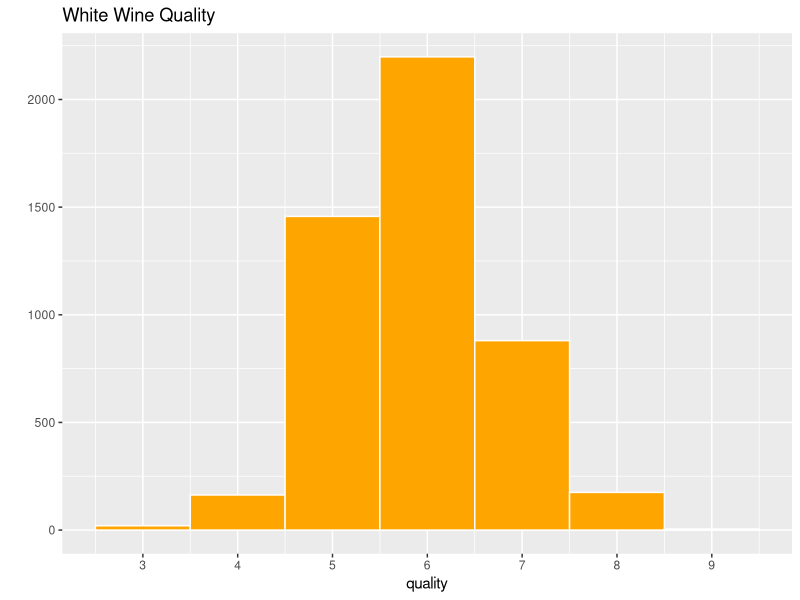
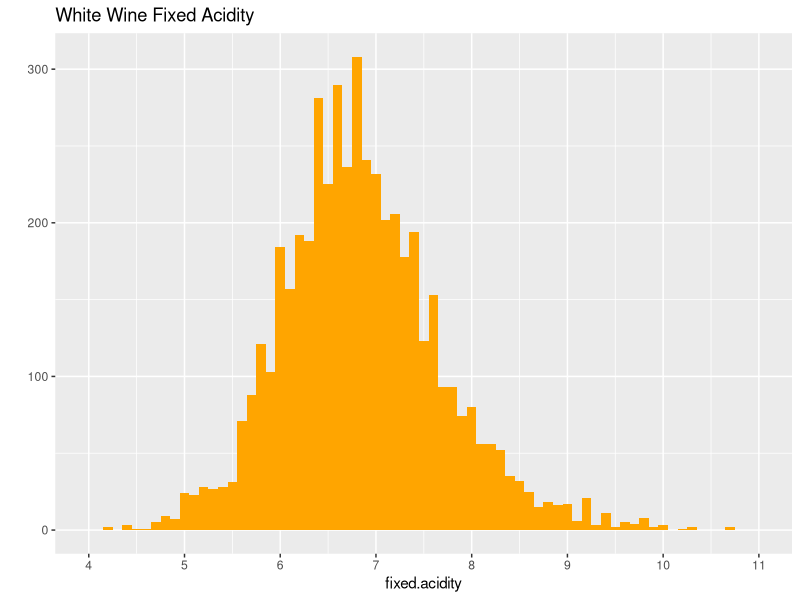
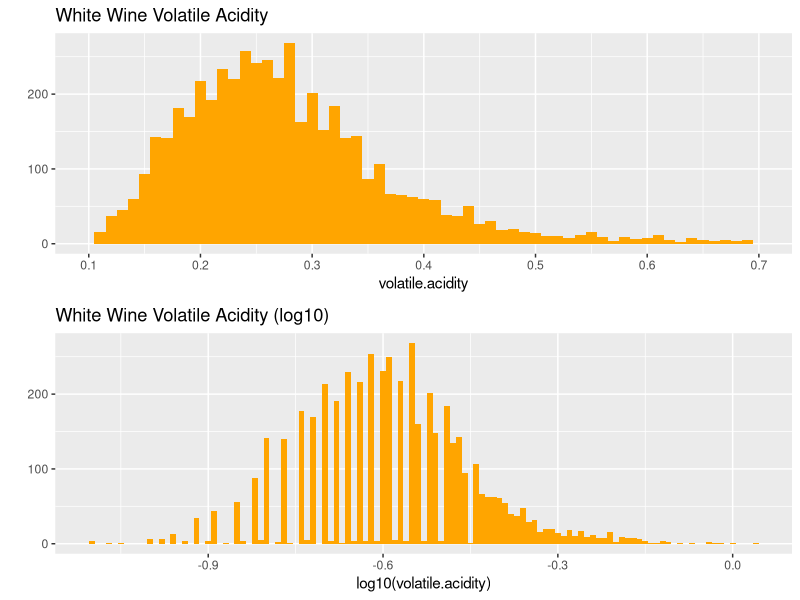
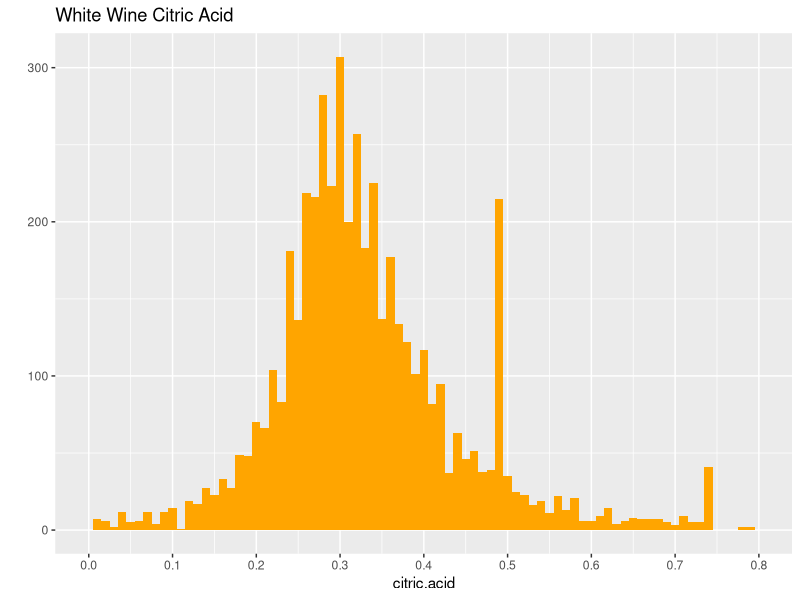
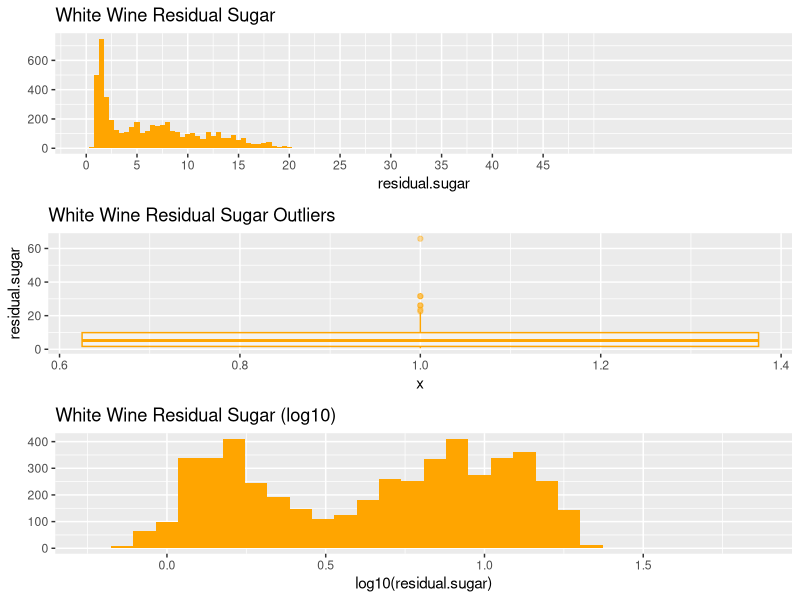
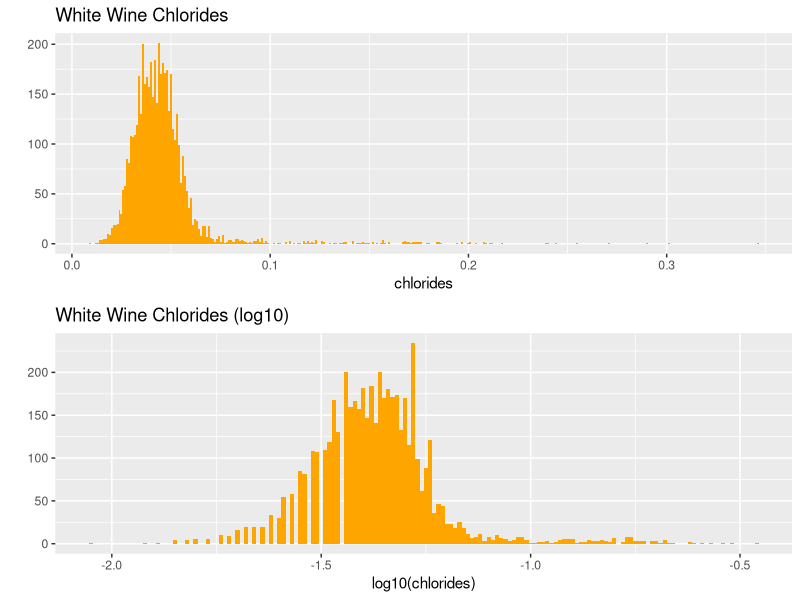
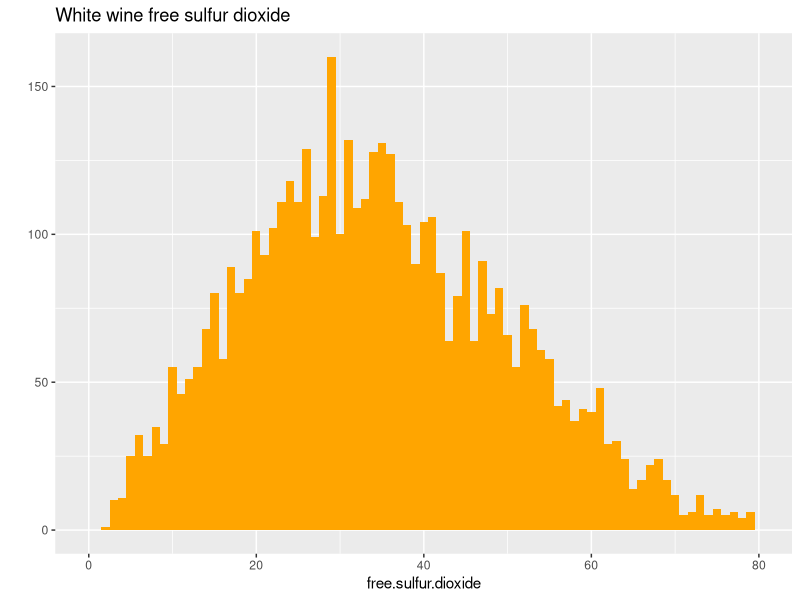
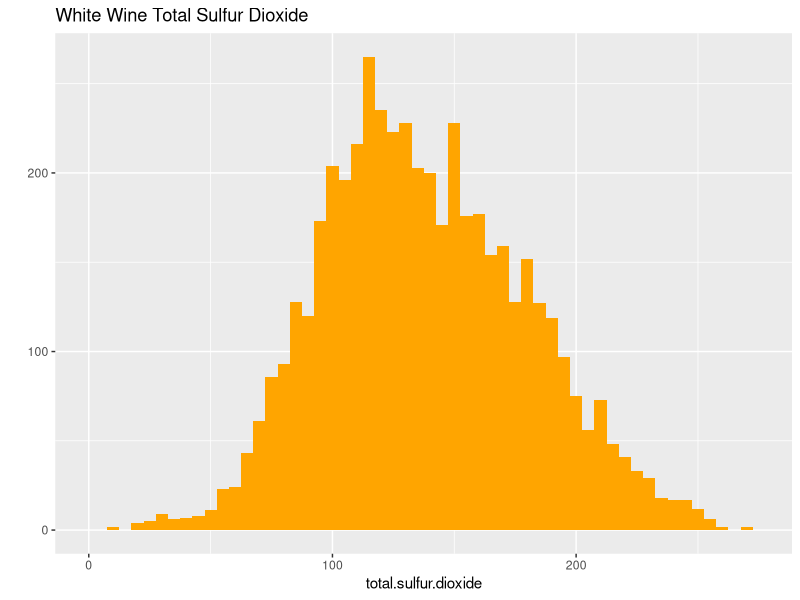

Recreate these plots in R, in order.
## ---- chunk 1
# Load all of the packages that you end up using in your analysis in this code chunk.

library(ggplot2)
library(knitr)
library(dplyr)
library(gridExtra)
library(corrplot)
library(GGally)
library(psych)
library(reshape)
library(memisc)

# knitr: Suppress code/messages/warnings 
#        Set default plot options and center them
knitr::opts_chunk$set(fig.width=9,fig.height=5,fig.path='Figs/',
                      fig.align='center',tidy=TRUE,
                      echo=FALSE,warning=FALSE,message=FALSE)
## ---- chunk 2
# Load the Data
white_wine = read.csv('wineQualityWhites.csv')

white_wine$X <- NULL

head(white_wine)

# Quick summary about our set
summary(white_wine)
## ---- chunk 3

# Start the quick data exploration, we'll start with our target variable (quality)

#Histogram - Quality

qplot(x = quality, data = white_wine, fill = I('orange'), 
      binwidth = 1, color=I('white')) +
  scale_x_continuous(breaks = c(3, 4, 5, 6, 7, 8, 9)) +
  ggtitle('White Wine Quality')

summary(white_wine$quality)

## ---- chunk 4
#Histogram - Fixed Acidity

qplot(x = fixed.acidity, data = white_wine, binwidth = 0.1,
      fill = I('orange')) +
  scale_x_continuous(breaks = c(4, 5, 6, 7, 8, 9, 10, 11),
                     limits = c(4, 11)) +
  ggtitle('White Wine Fixed Acidity')

## ---- chunk 5
#Histogram - Volatile Acidity 
#Histogram - Volatile Acidity with Log Transformation

p1 <- qplot(x = volatile.acidity, data = white_wine, 
            binwidth = 0.01, fill = I('orange')) +
  scale_x_continuous(breaks = c(0.1, 0.2, 0.3, 0.4, 0.5, 0.6, 0.7), 
                     limits = c(0.1, 0.7)) +
  ggtitle('White Wine Volatile Acidity')


p2 <- qplot(x = log10(volatile.acidity), data = white_wine,
            binwidth = 0.01, fill = I('orange')) +
  ggtitle('White Wine Volatile Acidity (log10)')

grid.arrange(p1, p2, ncol = 1)
  
## ---- chunk 6
#Histgram - Critic Acid

qplot(x = citric.acid, data = white_wine, binwidth = 0.01, 
      fill = I('orange')) +
  scale_x_continuous(
    breaks = c(0.0, 0.1, 0.2, 0.3, 0.4, 0.5, 0.6, 0.7, 0.8), 
    limits = c(0.0, 0.8)) +
  ggtitle('White Wine Citric Acid')

## ---- chunk 7
#Histogram, Box Plot, Histogram with Log Transformation for Residual Sugar

p3 <- qplot(x = residual.sugar, data = white_wine, 
            fill = I('orange'), binwidth = 0.5) +
  scale_x_continuous(breaks = seq(from = 0, to = 45, by = 5)) +
  ggtitle('White Wine Residual Sugar')

p4 <- ggplot(aes(x = 1, y = residual.sugar), data = white_wine, 
             fill = I('orange')) +
  geom_boxplot(alpha = 0.4, color = 'orange') +
  ggtitle('White Wine Residual Sugar Outliers')

p5 <- qplot(x = log10(residual.sugar), data = white_wine,
            fill = I("orange")) +
  ggtitle('White Wine Residual Sugar (log10)')

grid.arrange(p3, p4, p5, ncol = 1)
## ---- chunk 8
#Histogram - Chlorides
#Histogram - Chlorides with Log Transformation

p6 <- qplot(x = chlorides, data = white_wine, binwidth = 0.001,
            fill = I('orange')) +
  ggtitle('White Wine Chlorides')

p7 <- qplot(x = log10(chlorides), data = white_wine, binwidth = 0.01, 
            fill = I('orange')) +
  ggtitle('White Wine Chlorides (log10)')

grid.arrange(p6, p7, ncol = 1)
## ---- chunk 9
#Histogram - Free Sulfur Dioxide

qplot(x = free.sulfur.dioxide, data = white_wine,
      binwidth = 1, fill = I('orange')) +
  xlim(0, 80) +
  ggtitle('White wine free sulfur dioxide')

## ---- chunk 10
#Histogram - Total Sulfur Dioxide

qplot(x = total.sulfur.dioxide, data = white_wine, 
      binwidth = 5, fill = I('orange')) +
  xlim(0, 275) +
  ggtitle('White Wine Total Sulfur Dioxide')

## ---- chunk 11
#Histogram - Density

qplot(x = density, data = white_wine, binwidth = 0.00005,
      fill = I('orange')) +
  xlim(0.9875, 1.005) +
  ggtitle('White Wine Density')

## ---- chunk 12
#Histogram - PH

qplot(x = pH, data = white_wine, binwidth = 0.01,
      fill = I('orange')) +
  ggtitle('White Wine PH')

## ---- chunk 13
#Histogram - Sulphates
# Histogram - Sulphates with Log Transformation

p8 <- qplot(x = sulphates, data = white_wine, binwidth = 0.01,
            fill = I('orange')) +
  ggtitle('White Wine Sulphates')

p9 <- qplot(x = log10(sulphates), data = white_wine, binwidth = 0.005, 
            fill = I("orange")) +
  ggtitle('White Wine Sulphates (log10)')

grid.arrange(p8, p9, ncol = 1)
## ---- chunk 14
#Histogram - Alcohol
#Histogram - Alcohol with Log Transformation
#Histogram - Alcohol with Sqrt Transformation

p10 <- qplot(x = (alcohol), data = white_wine, binwidth = 0.1, 
      fill = I('orange')) +
  ggtitle('White Wine Alcohol')

p11 <- qplot(x = log10(alcohol), data = white_wine, binwidth = 0.005, 
            fill = I('orange')) +
  ggtitle('White Wine alcohol (log10)')

p12 <- qplot(x = sqrt(alcohol), data = white_wine, binwidth = 0.005, 
            fill = I('orange')) +
  ggtitle('White Wine  Alcohol (sqrt)')

grid.arrange(p10, p11, p12, ncol = 1)

## ---- chunk 15
#Correlation Matrix

cor_mat <- cor(white_wine)
corrplot(cor_mat, method = "circle", title = "Correlation Matrix", 
         mar=c(0,0,1,0)) 

## ---- chunk 16
#Box Plot - Quality vs. Volatile Acidity

white_wine$factor.quality <- factor(white_wine$quality)

ggplot(aes(factor.quality, volatile.acidity), data = white_wine) + 
  geom_boxplot(color = 'orange', alpha = .4) + 
  geom_jitter(alpha = 0.4) +
  stat_summary(fun.y = mean, geom = 'point', shape = 4) +
  ggtitle('Quality vs. Volatile Acidity')

## ---- chunk 17
#Statistic summary for volatile acidity grouped by quality

describeBy(white_wine$volatile.acidity, group = white_wine$quality, mat=T)

## ---- chunk 18
#Scatter Plot with smooth line for Quality vs. Chlorides

ggplot(aes(quality, chlorides), data = white_wine) + 
  geom_point(alpha = 1/5, color = 'orange') +
  geom_jitter(alpha = 0.4) +
  scale_x_continuous(breaks = 2:10) +
  geom_smooth(method = "lm", se = FALSE, size=1, color = 'blue') +
  ylim (quantile(white_wine$chlorides, 0), 
        quantile(white_wine$chlorides, 0.95)) +
  ggtitle('Quality vs. Chlorides (chlorides outliers removed)')

## ---- chunk 19
#Box Plot for Quality vs. Total Sulfur Dioxide

ggplot(aes(factor.quality, total.sulfur.dioxide), data = white_wine) + 
  geom_jitter(alpha = 0.4) +
  geom_boxplot(color = 'orange', alpha = .4) + 
  stat_summary(fun.y = mean, geom = 'point', shape = 4) +
  ggtitle('Quality vs. Total Sulfur Dioxide')

## ---- chunk 20
#Statistic summary for total sulfur dioxide grouped by quality

describeBy(white_wine$total.sulfur.dioxide, group = white_wine$quality, mat=T)

## ---- chunk 21
# Scatter Plot with mean trending line for Quality vs. Density

ggplot(aes(quality, density), data = white_wine) + 
  geom_point(alpha = 1/5, color = 'orange') +
  geom_jitter(alpha = 0.4) +
  scale_x_continuous(breaks = 2:10) +
  ylim (quantile(white_wine$density, 0),
        quantile(white_wine$density, 0.95)) + 
  geom_line(stat = 'summary', fun.y = mean) +
  ggtitle('Quality vs. Density (density outliers removed)')

## ---- chunk 22
#Scatter Plot with mean trending line for quality vs. Alcohol

ggplot(aes(quality, alcohol), data = white_wine) + 
  geom_point(alpha = 0.2, color = 'orange') +
  geom_jitter(alpha = 0.4) +
  scale_x_continuous(breaks = 2:10) +
  geom_line(stat = 'summary', fun.y = mean) +
  ggtitle('Quality vs. Alcohol')

## ---- chunk 23
#Scatter Plot for Density vs. Alcohol
#Scatter Plot for Density vs. Residual Sugar
#Scatter Plot for Alcohol vs. Residual Sugar

p13 <- ggplot(aes(density, alcohol), data = white_wine) + 
  geom_point(color = 'orange') +
  xlim (quantile(white_wine$density, 0),
        quantile(white_wine$density, 0.95)) +
  geom_smooth(method = 'lm', color = 'blue') +
  ggtitle('Density vs. Alcohol (density outliers removed)')

p14 <- ggplot(aes(density, residual.sugar), data = white_wine) + 
  geom_point(color = 'orange') +
  xlim (quantile(white_wine$density, 0), 
        quantile(white_wine$density, 0.95)) +
  ylim (quantile(white_wine$residual.sugar, 0), 
        quantile(white_wine$residual.sugar, 0.95)) +
  geom_smooth(method = 'lm', color = 'blue') +
  ggtitle('Density vs. Residual Sugar (density/sugar outliers removed)')

p15 <- ggplot(aes(alcohol, residual.sugar), data = white_wine) + 
  geom_point(color = 'orange') +
  ylim (quantile(white_wine$residual.sugar, 0), 
        quantile(white_wine$residual.sugar, 0.95)) +
  geom_smooth(method = 'lm', color = 'blue') +
  ggtitle('Alcohol vs. Residual Sugar (residual sugar outliers removed)')

grid.arrange(p13, p14, p15, ncol = 1)

## ---- chunk 24
#Scatter Plot for PH vs. Fixed Acidity with mean trending line

ggplot(aes(pH, fixed.acidity), data = white_wine) + 
  geom_point(color = 'orange') +
  ylim (quantile(white_wine$fixed.acidity, 0),
        quantile(white_wine$fixed.acidity, 0.95)) +
  geom_line(stat = 'summary', fun.y = mean) +
  ggtitle('PH vs. Fixed Acidity (fixed acidity outliers removed)')

## ---- chunk 25
#Scatter Plot for Alcohol vs. Density colored with Quality, added smooth line

ggplot(aes(alcohol, density, color = factor(quality)), 
       data = white_wine) +
  geom_point(alpha = 0.8, size = 1) +
  geom_smooth(method = "lm", se = FALSE, size=1)  +
  scale_color_brewer(type='seq', guide=guide_legend(title='Quality')) +
  ylim (quantile(white_wine$density, 0), 
        quantile(white_wine$density, 0.95)) +
  scale_color_brewer(palette = "RdYlBu", name="Quality", 
                     direction=-1) +
  ggtitle('Alcohol vs. Density (density outliers removed)')

## ---- chunk 26
#Scatter Plot for Density vs. Alcohol colored with Quality

ggplot(aes(density, alcohol), data = white_wine) + 
  geom_point(aes(color = factor.quality)) +
  xlim (quantile(white_wine$density, 0), 
        quantile(white_wine$density, 0.95)) + 
  scale_color_brewer(palette = "RdYlBu", name="Quality", 
                     direction=-1) +
  ggtitle('Quality vs. Density (density outliers removed)')

## ---- chunk 27
#Scatter Plot for Density vs. Alcohol facet warp with Quality, added smooth line

ggplot(aes(density, alcohol), data = white_wine) + 
  geom_point(aes(color = factor.quality)) +
  xlim (quantile(white_wine$density, 0), 
        quantile(white_wine$density, 0.95)) + 
  facet_wrap(~factor.quality) +
  geom_smooth(method = "lm", se = FALSE, size=1)  +
  scale_color_brewer(palette = "RdYlBu", name="Quality", 
                     direction=-1) +
  ggtitle('Quality vs. Density facet wrap (density outliers removed)')

## ---- chunk 28
#Scatter Plot for Density vs. Residual Sugar Colored with Alcohol

ggplot(aes(density, residual.sugar, color = alcohol),
       data = white_wine) + 
  geom_point() +
  xlim (quantile(white_wine$density, 0), 
        quantile(white_wine$density, 0.95)) +
  ylim (quantile(white_wine$residual.sugar, 0),
        quantile(white_wine$residual.sugar, 0.95)) +
  scale_color_gradient2("Alcohol", 
                        midpoint = median(white_wine$alcohol)) +
  ggtitle('Density vs. Residual Sugar (density/sugar outliers removed)')

## ---- chunk 29
#Scatter Plot for PH vs. Fixed Acidity colored with Quality

ggplot(aes(pH, fixed.acidity, color = factor.quality), 
       data = white_wine) + 
  geom_point() +
  ylim (quantile(white_wine$fixed.acidity, 0), 
        quantile(white_wine$fixed.acidity, 0.95)) +
  scale_color_brewer(palette = "RdYlBu", name="Quality", 
                     direction=-1) +
  ggtitle('PH vs. Fixed Acidity (fixed acidity outliers removed)')

## ---- chunk 30
#Scatter Plot for PH vs. Fixed Acidity colored with Quality added smooth line

ggplot(aes(pH, fixed.acidity), data = white_wine) + 
  geom_point(aes(color = factor.quality)) +
  ylim (quantile(white_wine$fixed.acidity, 0), 
        quantile(white_wine$fixed.acidity, 0.95)) +
  facet_wrap (~factor.quality) +
  geom_smooth(method = "lm", se = FALSE, size=1)  +
  scale_color_brewer(palette = "RdYlBu", name="Quality", 
                     direction=-1) +
  ggtitle('PH vs. Fixed Acidity facet wrap (fixed acidity outliers removed)')

## ---- chunk 31
#Model without transformations

m1 <- lm(I(quality) ~ density, data = white_wine)
m2 <- update(m1, ~ . + alcohol)
m3 <- update(m2, ~ . + residual.sugar)
m4 <- update(m3, ~ . + volatile.acidity)
m5 <- update(m4, ~ . + pH)
m6 <- update(m5, ~ . + chlorides)
mtable(m1, m2, m3, m4, m5, m6)

## ---- chunk 32
#Model with Trying some transformations

m1 <- lm(I(quality) ~ density, data = white_wine)
m2 <- update(m1, ~ . + alcohol)
m3 <- update(m2, ~ . + log10(residual.sugar))
m4 <- update(m3, ~ . + log10(volatile.acidity))
m5 <- update(m4, ~ . + pH)
m6 <- update(m5, ~ . + log10(chlorides))
mtable(m1, m2, m3, m4, m5, m6)

## ---- chunk 33
#Model with Alcohol and Volatile Acidity only

m1 <- lm(I(quality) ~ I(alcohol), data = white_wine)
m2 <- update(m1, ~ . + volatile.acidity)
mtable(m1, m2)

## ---- chunk 34
# Quality Histogram

qplot(x = quality, data = white_wine, fill = I('orange'), 
      binwidth = 1, color=I('white')) +
  scale_x_continuous(breaks = c(3, 4, 5, 6, 7, 8, 9)) +
  xlab ('Perceived Quality') +
  ylab ('Number of Wines in Dataset') +
  ggtitle('White Wine Quality')

## ---- chunk 35
#Scatter Plots for Density/Alcohol/Residual Sugar interchangably

p13 <- ggplot(aes(density, alcohol), data = white_wine) + 
  geom_point(color = 'orange') +
  xlim (quantile(white_wine$density, 0),
        quantile(white_wine$density, 0.95)) +
  geom_smooth(method = 'lm', color = 'blue') +
  xlab ('Density (g / cm^3)') +
  ylab ('Alcohol (% by volume)') +
  ggtitle('Density vs. Alcohol (density outliers removed)')

p14 <- ggplot(aes(density, residual.sugar), data = white_wine) + 
  geom_point(color = 'orange') +
  xlim (quantile(white_wine$density, 0), 
        quantile(white_wine$density, 0.95)) +
  ylim (quantile(white_wine$residual.sugar, 0), 
        quantile(white_wine$residual.sugar, 0.95)) +
  geom_smooth(method = 'lm', color = 'blue') +
  xlab ('Density (g / cm^3)') +
  ylab ('Residual Sugar (g / dm^3)') +
  ggtitle('Density vs. Residual Sugar (density/sugar outliers removed)')

p15 <- ggplot(aes(alcohol, residual.sugar), data = white_wine) + 
  geom_point(color = 'orange') +
  ylim (quantile(white_wine$residual.sugar, 0), 
        quantile(white_wine$residual.sugar, 0.95)) +
  geom_smooth(method = 'lm', color = 'blue') +
  xlab ('Alcohol (% by volume)') +
  ylab ('Residual Sugar (g / dm^3)') +
  ggtitle('Alcohol vs. Residual Sugar (residual sugar outliers removed)')

grid.arrange(p13, p14, p15, ncol = 1)

## ---- chunk 36
#Scatter Plot for Density vs. Residual Sugar Colored with Alcohol

ggplot(aes(density, residual.sugar, color = alcohol),
       data = white_wine) + 
  geom_point() +
  xlim (quantile(white_wine$density, 0), 
        quantile(white_wine$density, 0.95)) +
  ylim (quantile(white_wine$residual.sugar, 0),
        quantile(white_wine$residual.sugar, 0.95)) +
  scale_color_gradient2("Alcohol", 
                        midpoint = median(white_wine$alcohol)) +
  xlab ('Density (g / cm^3)') +
  ylab ('Residual Sugar (g / dm^3)') +
  ggtitle('Density vs. Residual Sugar (density/sugar outliers removed)')
